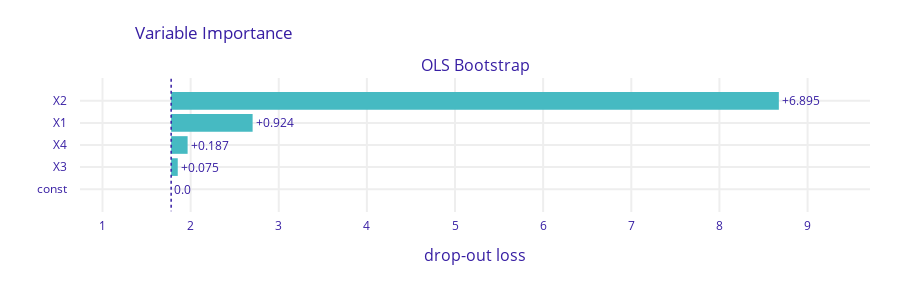

Notebook source saved alongside this figure:
### Markdown cell above
### Importância das variáveis

Iremos checar a importância individual de cada variável em relação a variável 'target'. Iremos fazer isto utilizando o método de permutação.

Seja L(y_hat, X, y) a medida de bondade de ajuste do modelo.

1. Calcularemos L_0, que é a medida utilizando os dados de treino inteiros e intocados.
2. Geraremos X* _j que é a permutação da j-ésima coluna de X, sem mexer em outros dados.
3. Computaremos y* _j que é a predição do modelo utilizando X* _j.
4. Calcularemos L* _j(y* _j, X* _j, y)
5. Mediremos a diferença de L_0 - L* _j.

Sendo assim, saberemos o quanto mexer na j-ésima variável influencia na medida de bondade de ajuste do modelo.

Utilizaremos a Root Mean Square Error (RMSE) como nossa medida de ajuste.

### Code cell
model_exp = dx.Explainer(ols_boot,
                         test.drop(columns=['target', 'X5', 'X6', 'X7']),
                         test['target'],
                         label='OLS Bootstrap',
                         model_type='regression',
                         verbose=False)

permutation_explanation = model_exp.model_parts(B = 100, loss_function='rmse')
# Plotly
permutation_explanation.plot()
# Static image generated through Plotly
im = img.imread('../output_images/regression_variable_importance.png')
plt.imshow(im)

### Figure 1 — Plotly figure (JSON) as saved in the notebook; plotly's stock layout.template omitted (floating-point values rounded to 4 significant figures)
{"data": [{"base": 1.779, "hoverinfo": "text", "hoverlabel": {"bgcolor": "rgba(0,0,0,0.8)"}, "hovertext": ["Model: OLS Bootstrap loss after<br>variable: X2 is permuted: 8.674<br>Drop-out loss change: +6.895", "Model: OLS Bootstrap loss after<br>variable: X1 is permuted: 2.703<br>Drop-out loss change: +0.924", "Model: OLS Bootstrap loss after<br>variable: X4 is permuted: 1.966<br>Drop-out loss change: +0.187", "Model: OLS Bootstrap loss after<br>variable: X3 is permuted: 1.854<br>Drop-out loss change: +0.075", "Model: OLS Bootstrap loss after<br>variable: const is permuted: 1.779<br>Drop-out loss change: -0.0"], "marker": {"color": "#46bac2"}, "orientation": "h", "showlegend": false, "text": ["+6.895", "+0.924", "+0.187", "+0.075", "0.0"], "textposition": "outside", "type": "bar", "x": [6.895, 0.9243, 0.1868, 0.07481, 0], "xaxis": "x", "y": ["X2", "X1", "X4", "X3", "const"], "yaxis": "y"}], "layout": {"annotations": [{"font": {"size": 16}, "showarrow": false, "text": "OLS Bootstrap", "x": 0.5, "xanchor": "center", "xref": "paper", "y": 1, "yanchor": "bottom", "yref": "paper"}, {"font": {"size": 16}, "showarrow": false, "text": "drop-out loss", "x": 0.5, "xanchor": "center", "xref": "paper", "y": 0, "yanchor": "top", "yref": "paper", "yshift": -30}], "font": {"color": "#371ea3"}, "height": 283, "margin": {"b": 71, "r": 30, "t": 78}, "shapes": [{"line": {"color": "#371ea3", "dash": "dot", "width": 1.5}, "type": "line", "x0": 1.779, "x1": 1.779, "xref": "x", "y0": -1, "y1": 5, "yref": "y"}], "title": {"text": "Variable Importance", "x": 0.15}, "xaxis": {"anchor": "y", "automargin": true, "domain": [0, 1], "fixedrange": true, "gridwidth": 2, "range": [0.7448, 9.708], "tickcolor": "white", "ticklen": 3, "ticks": "outside", "type": "linear", "zeroline": false}, "yaxis": {"anchor": "x", "automargin": true, "autorange": "reversed", "domain": [0, 1], "fixedrange": true, "gridwidth": 2, "tickcolor": "white", "ticklen": 10, "ticks": "outside", "type": "category"}}}
